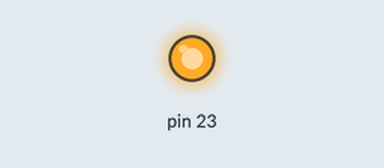
This sketch was run on a simulated Arduino Uno, built with avr-gcc and run on an emulated ATmega328P. Parts: output pins drawn as LEDs (lit = HIGH).

Above: at 0.5 s.
At 2.5 s:
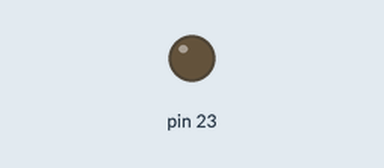
Timing chart, 0 to 5.2 s (numbered marks = the images above):
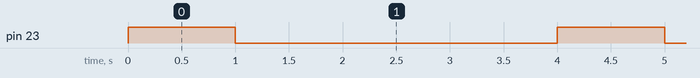

Measured:
- by itself, pin 23: alternates HIGH for 1.0 s and LOW for 3.0 s

The sketch:

test.ino
```cpp
//test commit

//hello me changing something

//second test thing

volatile unsigned char* portb = 0x25;
volatile unsigned char* ddrb = 0x24;
volatile unsigned char* pinb = 0x23;

void setup() {
  *ddrb |= 0x80; //set to output

}

void loop() {
  turnMotorOn();
  delay(1000);
  turnMotorOff();
  delay(3000);
}

void turnMotorOn()//we dedicate pinb7 for the motor function
{
  *portb |= 0x01 << (unsigned char)7;
}

void turnMotorOff()//dedicated pinb7 (digital pin 13)
{
    if(isMotorOn == false)
    {
        return;
    }
    else
        *portb &= 0x01;
}

bool isMotorOn()
{
  if(*pinb & 0x80)
  {
    return true;
  }
  else
    return false;
}
```
